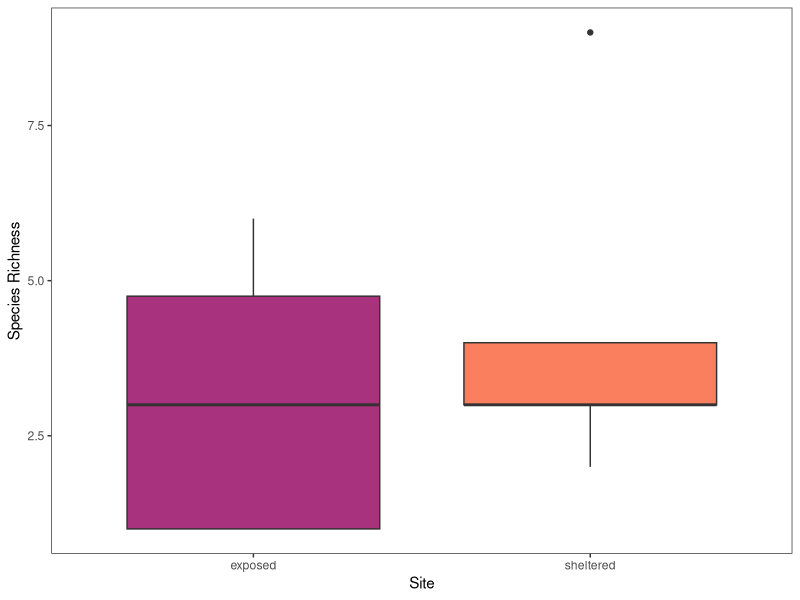
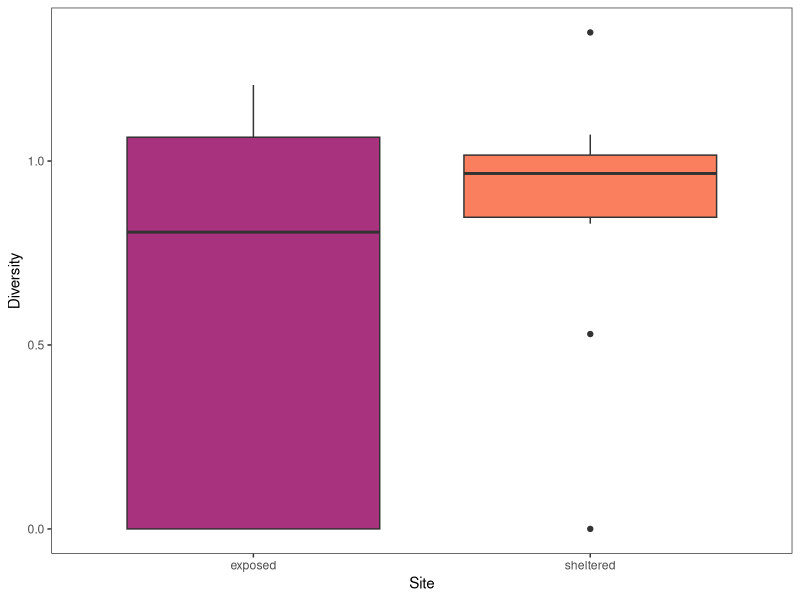

These figures' R source, in order:
## ---- chunk 1
library(vegan)
library(scales)
library(viridis)
library(tidyverse)
## ---- chunk 2
data <- read.csv("data-entry-final.csv")

# Manipulating the data

data_analysis <- data %>% 
  select(-c(abiotic_hab, biotic_hab)) %>% 
  mutate(quadrat = as.factor(quadrat)) %>% 
  group_by(vertical_transect, quadrat, species)%>%
  mutate(n_per_quadrat = sum(n)*10) %>%
  mutate(site = ifelse(vertical_transect %in% c(1,2,3), "sheltered", "exposed")) %>% 
  select(-c(n,square)) %>% 
  na.omit %>%
  distinct() %>%
  group_by(vertical_transect, quadrat) %>%
  mutate(pi_quadrat = n_per_quadrat / sum(n_per_quadrat)) %>% 
  mutate(pi_log = log(pi_quadrat)) %>% 
  mutate(pi_times_pi_log = -(pi_quadrat * pi_log)) %>% 
  select(-c(pi_quadrat, pi_log))

# Diversity calculation

shannon_diversity <- data_analysis %>% 
  group_by(vertical_transect, quadrat) %>%
  summarize(sum(pi_times_pi_log, na.rm = FALSE)) %>%
  rename("shannon_div" = "sum(pi_times_pi_log, na.rm = FALSE)") %>%
  mutate(site = ifelse(vertical_transect %in% c(1,2,3), "sheltered", "exposed"))

# Richness calculation

quad_richness <- data %>%
  drop_na(n) %>%
  group_by(vertical_transect,quadrat) %>%
  summarize(richness = length(unique(species))) %>%
  mutate(site = ifelse(vertical_transect %in% c(1,2,3), "sheltered", "exposed"))

# Evenness calculation

shannon_evenness <- shannon_diversity %>% 
  cbind(richness = quad_richness$richness) %>% 
  mutate(H_max = log(richness)) %>% #google says in r, log is ln 
  mutate(evenness = shannon_div/H_max)

## ---- chunk 3
richness_plot <- ggplot(data = quad_richness) +
  geom_boxplot(aes(x = site, y = richness, fill = site)) +
  labs(x = "Site", y = "Species Richness")+
  theme_test()+
  theme(legend.position = 'none')+
  scale_fill_manual(values = c('#A8327DFF', '#FA7F5EFF'))

richness_plot
## ---- chunk 4
shannon_diversity_plot <- ggplot(data = shannon_diversity) +
  geom_boxplot(aes(x = site, y = shannon_div, fill = site)) +
  labs(x = "Site", y = "Diversity")+
  theme_test()+
  theme(legend.position = 'none')+
  scale_fill_manual(values = c('#A8327DFF', '#FA7F5EFF'))

shannon_diversity_plot
